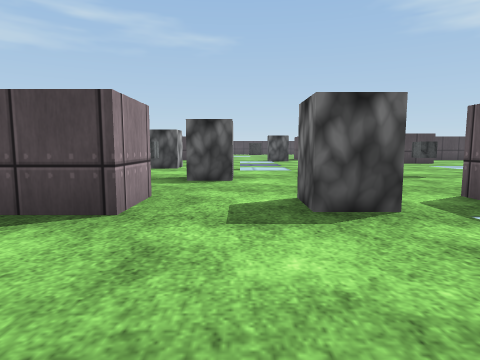
View 1 (above)

18 first-person views from a walk through a scene from a Unity 3-D project. The camera is 0.55 m above the floor, tilts 6° down and sees 75° across. The floor is counted in squares, 1 m on a side. Each view is taken from the middle of a square. On the plan, view 1 faces up. The plan holds only what a view shows up to about 9 squares ahead; the rest is blank. The place goes on beyond the plan. The player is left out. Some surface patterns are stand-ins.

View 2
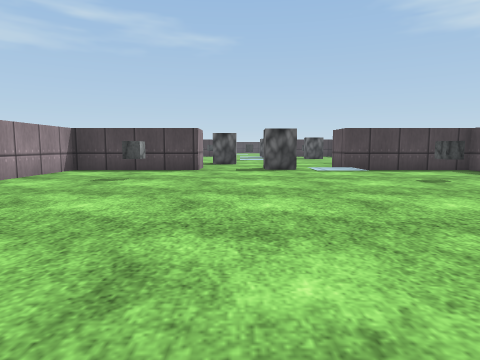

View 3
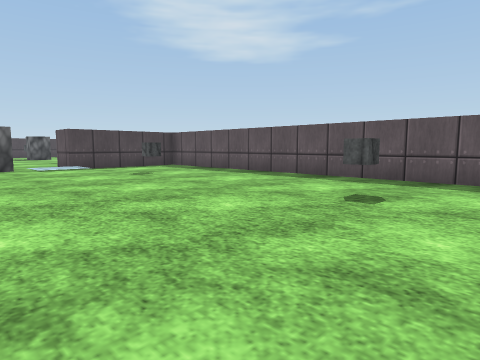

View 4
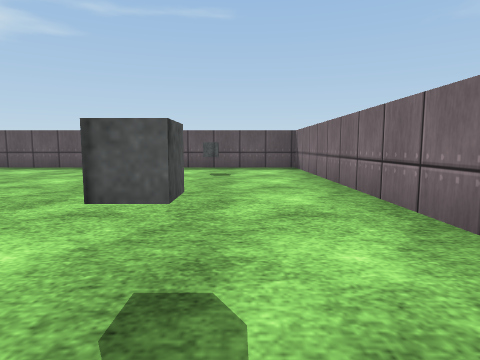

View 5
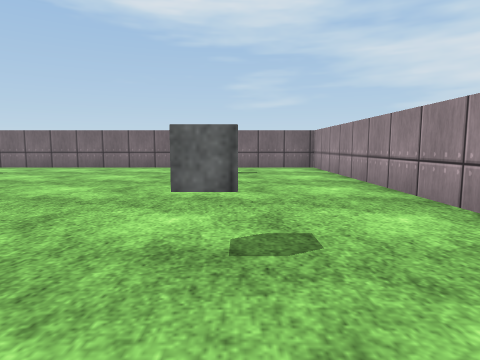

View 6
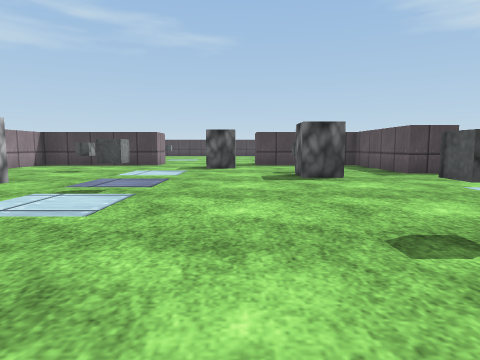

View 7
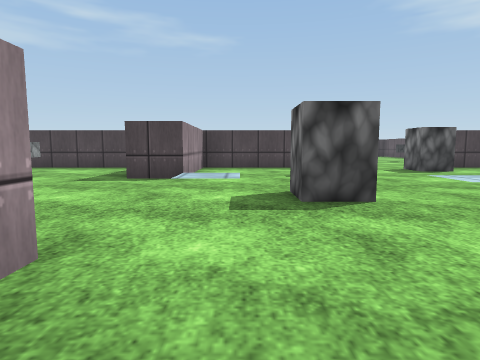

View 8
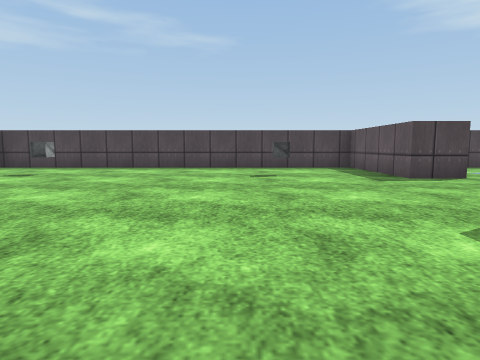

View 9
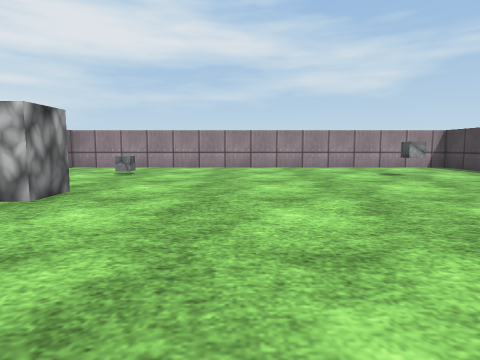

View 10
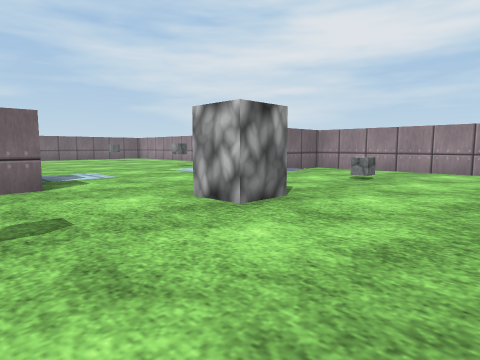

View 11
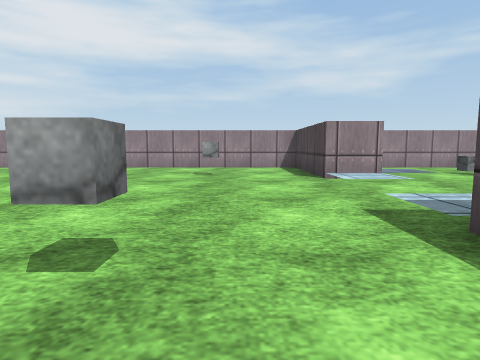

View 12
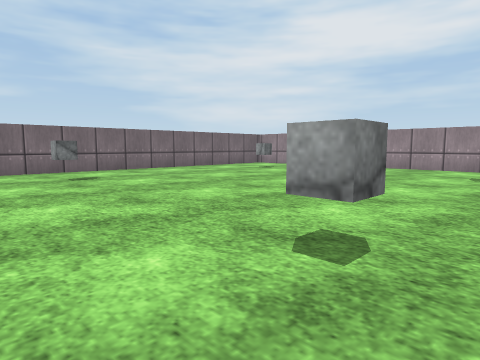

View 13
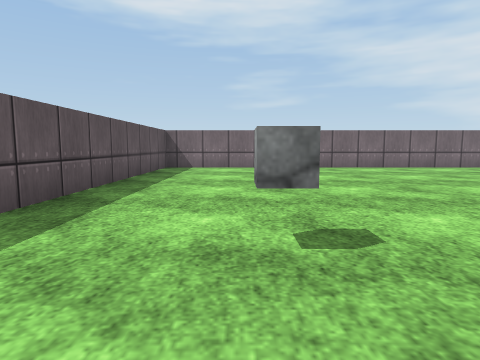

View 14
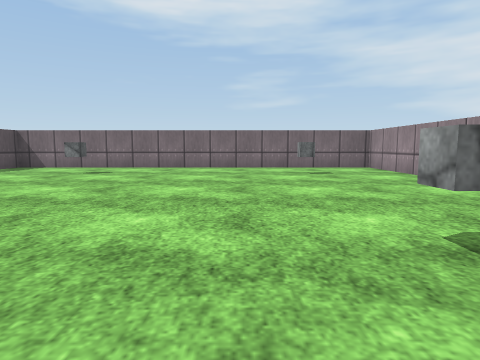

View 15
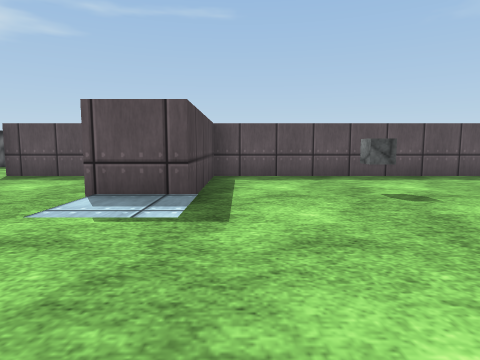

View 16
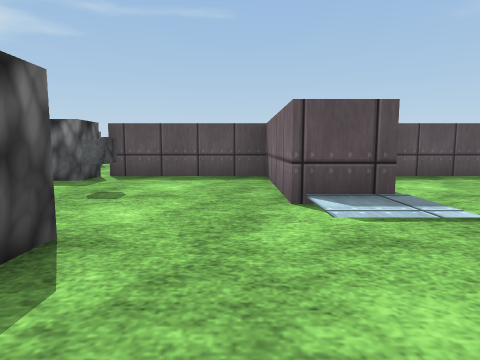

View 17
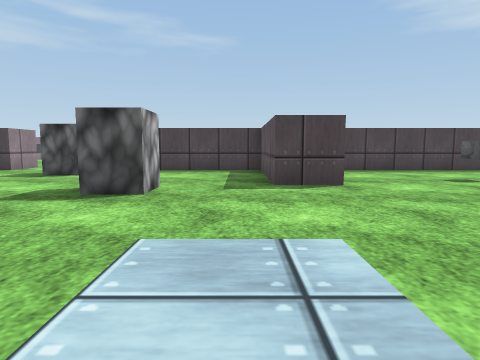

View 18
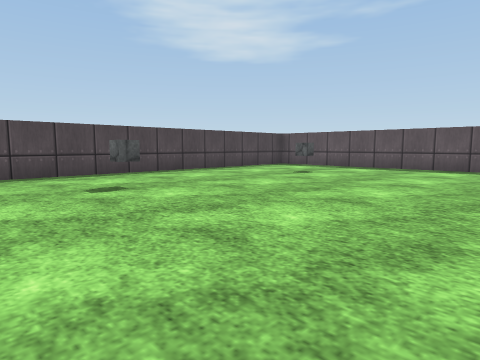

### Floor plan
Points are (right, up) in squares from view 1. A wall is a line through its corners. A room is listed if a view was taken in it or the views show most of it. See-through windows are left out.
Room 1 (views 1, 2, 3, 4, 5)
walls: (-1, 3.5) (-1, 2.5) (-4, 2.5) (-4, -6.5) (5.5, -6.5) (5.5, 2.5) (2.5, 2.5) (2.5, 3.5)
ways out: opening at (1, 4) to room 2
objects: other object (-2, -5); other object (-2, 0); box (1, 3); other object (4, -4); other object (4, 0)
Room 2 (views 6, 7, 8, 9, 10, 11, 12, 13, 14, 15, 16, 17, 18)
walls: (-0.5, 14.5) (-0.5, 13.5) (-4, 13.5) (-4, 10.5) (-5, 10.5) (-5, 13.5) (-14.5, 13.5) (-14.5, 3.5) (-13, 3.5); (6.6, 10.5) (5.5, 10.5) (5.5, 13.5) (2.8, 13.5); (-11.5, 3.6) (-11.5, 2.5) (-14.5, 2.5) (-14.5, -2.1); (-14.5, -4.1) (-14.5, -6.5) (-5, -6.5) (-5, 2.5) (-8, 2.5) (-8, 3.5) (-5, 3.5) (-5, 6.5); (13.4, 13.5) (7.5, 13.5); (15.5, 8) (15.5, 11.4)
ways out: opening at (1, 4) to room 1; opening at (1, 14)
objects: other object (-12, -4); other object (-12, 0); other object (-12, 6); other object (-12, 11); box (-10, 5) to (-9, 6); other object (-8, -5); other object (-7, 0); other object (-7, 6); other object (-7, 11); box (-6, 7) to (-5, 7); other object (-2, 6); box (-2, 8) to (-2, 9); other object (-2, 11); box (-1, 5) to (0, 6); other object (0, 8); box (1, 12) to (2, 13); other object (3, 6); box (3, 10) to (4, 10); other object (3, 11); other object (9, 11); other object (13, 11)

Positions as (right, up) in squares from view 1, and headings:
1: (0, 0), facing up
2: (0, -5), facing up
3: (0, -6), facing up-right
4: (-3, -5), facing right
5: (-2, 2), facing down
6: (2, 4), facing up
7: (-3, 5), facing up
8: (-8, 5), facing up
9: (-6, 8), facing left
10: (-7, 8), facing down-left
11: (-6, 1), facing left
12: (-6, 1), facing down-left
13: (-7, 2), facing down
14: (-11, 2), facing down
15: (-11, 2), facing right
16: (-11, 4), facing right
17: (5, 6), facing up
18: (7, 7), facing up-right
